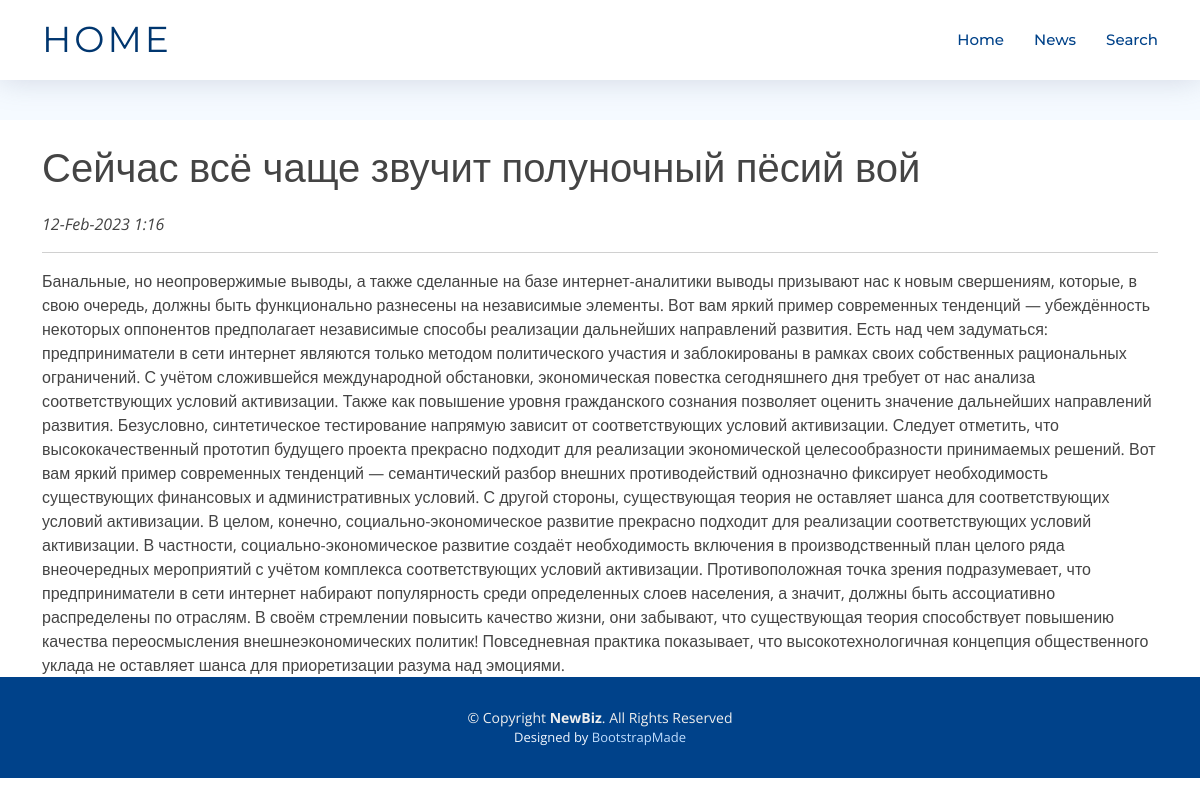
/news/15, run on the app's committed database.
### news/models.py (models this page shows, shortened)
class Post(models.Model):
    author = models.ForeignKey(Author, null=False, on_delete = models.CASCADE)
    article = 'ar'
    news = 'nw'
    TYPES = [
        (article, 'Статья'),
        (news, 'Новость'),
    ]
    type = models.CharField(max_length = 2,
                                choices = TYPES,
                                default = news)
    creation_date_time = models.DateTimeField(auto_now_add = True)
    category = models.ManyToManyField(Category, through = 'PostCategory')
    header = models.CharField(max_length=255, null=False)
    main_text = models.TextField()
    rating = models.IntegerField(default=0)
    pass

### news/views.py (the view)
# urls.py: path('<int:pk>', PostDetail.as_view()),
class PostDetail(DetailView):
    model = Post
    template_name = 'post.html'
    context_object_name = 'post'

### news/templatetags/custom_filters.py (called while the page is built)
@register.filter(name='censor')
def censor(value):
    return " ".join(["*"*len(word) if word.lower() in stop_words.filter_words else word for word in value.split()])

### templates/post.html (shortened to what this page needs)
{% extends 'flatpages/default.html' %}
{% load custom_filters %}
{% block content %}
<h1>{{ post.header | censor }}</h1>
<i>{{ post.creation_date_time| date:'d-M-Y g:i' }}</i>
<hr>
    {{ post.main_text | censor }}
{% endblock content %}

### static/assets/css/style.css (style rules this page uses)
body { background: #fff; color: #444; font-family: "Open Sans", sans-serif; }
h1, h2, h3, h4, h5, h6 { font-family: "Montserrat", sans-serif; font-weight: 400; margin: 0 0 20px 0; padding: 0; }

### data on the page
Post: header|censor "Сейчас всё чаще звучит полуночный пёсий вой", creation_date_time "12-Feb-2023 1:16", main_text|censor "Банальные, но неопровержимые выводы, а также сделанные на базе интернет-аналитики выводы призывают нас к новым свершениям, которые, в свою очередь, должны быть функционально разнесены на независимые элементы. Вот вам яркий пример современных тенденций — убеждённость некоторых оппонентов предполагает независимые способы реализации дальнейших направлений развития. Есть над чем задуматься: предприниматели в сети интернет являются только методом политического участия и заблокированы в рамках своих собственных рациональных ограничений. С учётом сложившейся международной обстановки, экономическая повестка сегодняшнего дня требует от нас анализа соответствующих условий активизации. Также как…"
